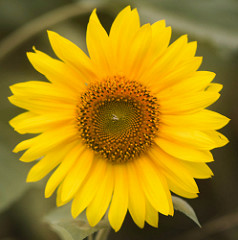
#> input picture assets/train/15238348741_c2fb12ecf2_m.jpg, 238 x 240 px; its folder holds only this picture in this run
$ python fisher_matrix.py
#> lines starting #> are read from the running program, lines starting #| are printed output that depends on the picture
### src/algorithms_keypoints_descriptors.py
import cv2 as cv
import numpy as np
from skimage.transform import resize


def readImage(img_path: str, width: int, height: int):
#> called with width = 80, height = 80
    img = cv.imread(img_path, cv.IMREAD_GRAYSCALE)
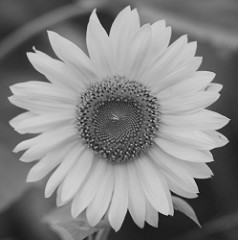
#> img: shape (240, 238); min 15, max 218, mean 131.7
    if img is None:
        raise ValueError(f"Could not open {img_path}")

    image_resized = resize(img, (width, height))
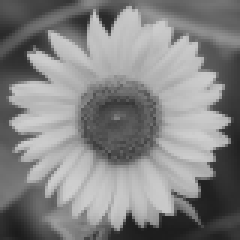
#> image_resized: shape (80, 80) float64 (shown 3 times larger); min 0.109, max 0.814, mean 0.517
    # Convertir la imagen a uint8 (rango [0, 255])
    image_resized = (image_resized * 255).astype(np.uint8)

    return image_resized


# [70 lines left out: functions drawKeypoints, increaseBrightness, rotateImage, rotatedMatch, brightnessMatch, not called in this run]


def execSift(img, features: int = 5000):
#> called with features = 5000
    sift = cv.SIFT_create(features)
    kp, des = sift.detectAndCompute(img, None)
#> kp = 72 keypoints; strongest (x, y, size): (36, 6, 3.7), (12, 19, 3.7), (39, 41, 16.6), (31, 6, 2.3)

    return (kp, des)


# [72 lines left out: functions execSurf, execOrb, execKaze, execAkaze, execBrisk, execSiftFreak and 1 more, not called in this run]

### src/fisher_matrix.py
import os
import pickle
from typing import List, Tuple, Union

import cv2 as cv
import numpy as np
from matplotlib import pyplot as plt
from pydantic import BaseModel
from skimage.feature import fisher_vector, learn_gmm
from sklearn.decomposition import PCA
from sklearn.metrics import ConfusionMatrixDisplay, classification_report
from sklearn.model_selection import (GridSearchCV, cross_val_score,
                                     train_test_split)
from sklearn.preprocessing import normalize
from sklearn.svm import SVC, LinearSVC

from algorithms_keypoints_descriptors import execSift, readImage


class ImageData(BaseModel):
    filename: str
    label: int | None
    descriptors: list
    predict_label: int | None


result_path = "result/"


def loadImages(root_folder: str) -> Tuple[List[ImageData], List[str]]:
    images = list()
    labels = set()

    for current_folder, subfolders, files in os.walk(root_folder):
        folder_label = os.path.basename(current_folder)
        if files:
            labels.add(folder_label)
    sorted_labels = sorted(labels)

    for current_folder, subfolders, files in os.walk(root_folder):
        folder_label = os.path.basename(current_folder)
        if files:
            label_index = sorted_labels.index(folder_label)
            for filename in files:
                file_path = os.path.join(current_folder, filename)
                image_matrix = readImage(file_path, 80, 80)
                if image_matrix is not None:
                    _, des = execSift(image_matrix)
#> (the run stopped early here; a loop or call above may not have finished)
